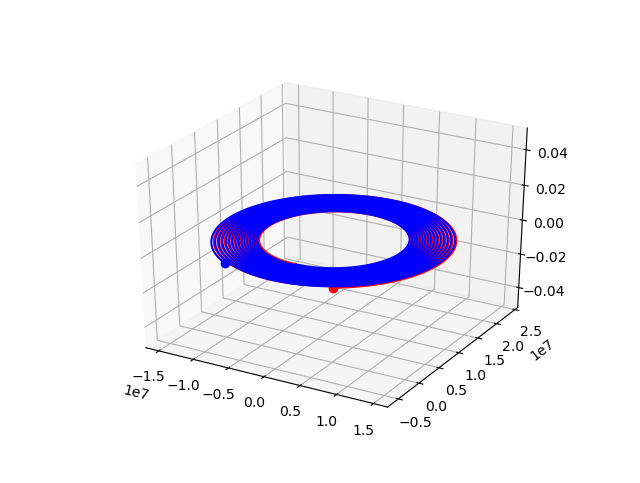

Here is the Python script that generated this plot:
import numpy as np
import matplotlib.pyplot as plt
from mpl_toolkits.mplot3d import Axes3D

"""
Two particles in a magnetic field.

By: Carolina Herrera S.

Updated: august 22, 2019
"""

class Particle:
    
    charged = True
    
    def __init__(self, x, y, z, vx, vy, vz, m, charge):
        self.X = x
        self.Y = y
        self.Z = z
        self.VX = vx
        self.VY = vy
        self.VZ = vz
        self.M = m
        self.Charge = charge
    
    def distance(self, Particle_b):
        dist = dist_sq = np.sqrt((self.X-Particle_b.X)**2 \
                + (self.Y-Particle_b.Y)**2 + (self.Z-Particle_b.Z)**2)
        return dist
    
    def movement_step(self, force, dt):
        force_x, force_y, force_z = force
        
        ax = force_x/self.M
        self.VX += ax*dt
        self.X += self.VX*dt + ax*dt**2/2
        
        ay = force_y/self.M
        self.VY += ay*dt
        self.Y += self.VY*dt + ay*dt**2/2
        
        az = force_z/self.M
        self.VZ += az*dt
        self.Z += self.VZ*dt + az*dt**2/2


def lorentz_force(Particle_a, Particle_b):
    Bz = 10.
    k = 9e9
    
    Ex = k*Particle_b.Charge*(Particle_b.X-Particle_a.X)/Particle_a.distance(Particle_b)**2
    Ey = k*Particle_b.Charge*(Particle_b.Y-Particle_a.Y)/Particle_a.distance(Particle_b)**2
    Ez = k*Particle_b.Charge*(Particle_b.Z-Particle_a.Z)/Particle_a.distance(Particle_b)**2
    
    force_x = Particle_a.Charge*(Ex + Particle_a.VY*Bz)
    force_y = Particle_a.Charge*(Ey - Particle_a.VX*Bz)
    force_z = Particle_a.Charge*Ez
    
    return force_x, force_y, force_z


if __name__ == '__main__':
    
    # Parameters
    q = 1.
    m = 10.
    x01, y01, z01 = 0., 0., 0.
    x02, y02, z02 = 1., 0., 0.
    vx01, vy01, vz01 = 0., 0., 0.
    vx02, vy02, vz02 = 0., 0., 0.
    
    dt = 0.01
    steps = 10000
    
    x1, y1, z1 = [], [], []
    x2, y2, z2 = [], [], []
    
    # System
    Particle1 = Particle(x01, y01, z01, vx01, vy01, vz01, m, q)
    Particle2 = Particle(x02, y02, z02, vx02, vy02, vz02, m, -q)
    
    # Evolution
    for i in range(steps+1):
        x1.append(Particle1.X)
        y1.append(Particle1.Y)
        z1.append(Particle1.Z)
        
        x2.append(Particle2.X)
        y2.append(Particle2.Y)
        z2.append(Particle2.Z)
        
        force1 = lorentz_force(Particle1, Particle2)
        force2 = lorentz_force(Particle2, Particle1)
        
        Particle1.movement_step(force1, dt)
        Particle2.movement_step(force2, dt)
        
    
    fig = plt.figure()
    ax = fig.add_subplot(111, projection='3d')
    ax.plot(x1, y1, z1, 'r')
    ax.plot([Particle1.X],[Particle1.Y],[Particle1.Z], 'or')
    ax.plot(x2, y2, z2, 'b')
    ax.plot([Particle2.X],[Particle2.Y],[Particle2.Z], 'ob')
    
    plt.show()
